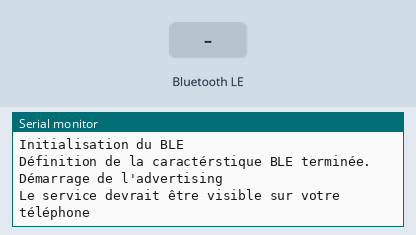
Recording of a program running on a simulated ESP32. Shown: the last lines printed to the serial monitor. Inputs (shaded band) come from the test bench. Nothing arrives over Bluetooth unless stated; a phone connects over Bluetooth LE 3 s after start.

Above: at 1.2 s.
1.3 s: Bluetooth LE write "1" received
At 2.3 s:
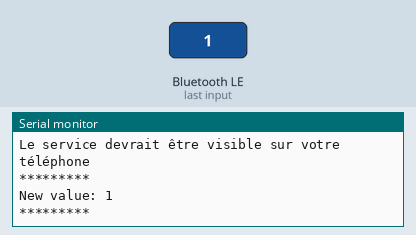
2.8 s: Bluetooth LE write "0" received
At 3.5 s:
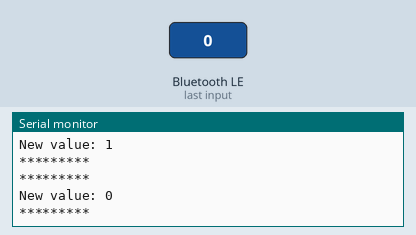
4.3 s: Bluetooth LE write "2" received
At 4.6 s:
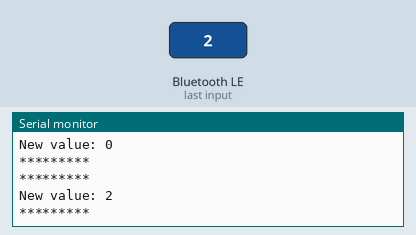

The program:

main.cpp
```cpp
#include <Arduino.h>

#include <BLEDevice.h>
#include <BLEUtils.h>
#include <BLEServer.h>

#define UUID_SERVICE "d7cdcf85-c8bc-4ee9-b3f5-20d713ed7316"
#define UUID_CHARACTERISTIC "61c6017c-8c49-4e58-8cac-8b04ba8f7a75"
BLECharacteristic * charact_ptr ;

class ValueWrittenCallback: public BLECharacteristicCallbacks {
    void onWrite(BLECharacteristic * charact_ptr) {
      std::string value = charact_ptr->getValue();

      if (value.length() > 0) {
        Serial.println("*********");
        Serial.print("New value: ");

        Serial.println(value.c_str());

        Serial.println();
        Serial.println("*********");
      }
    }
};


void setup() {
  Serial.begin(115200);
  Serial.println("Initialisation du BLE");

  // Initialisation du module BLE avec le nom qui sera diffusé
  BLEDevice::init("Mon_Service_BLE");

  // Création du serveur
  BLEServer * server_ptr = BLEDevice::createServer();

  // Création du service
  BLEService * service_ptr = server_ptr->createService(UUID_SERVICE);

  // Création de la caractéristique (~= donnée associée au service)
  charact_ptr = service_ptr->createCharacteristic(
    UUID_CHARACTERISTIC,
    BLECharacteristic::PROPERTY_READ | BLECharacteristic::PROPERTY_WRITE
  );

  charact_ptr->setCallbacks(new ValueWrittenCallback());

  // On stocke la valeur de la charactéristique
  charact_ptr->setValue((unsigned char *)"Hello BLE !\0", 30);
  service_ptr->start();

  // On diffuse les paquets d'advertising qui vont rendre visible notre service
  BLEAdvertising * advertising_ptr = BLEDevice::getAdvertising();
  advertising_ptr->addServiceUUID(UUID_SERVICE);
  advertising_ptr->setScanResponse(true);

  BLEDevice::startAdvertising();
  Serial.println("Définition de la caractérstique BLE terminée.");
  Serial.println("Démarrage de l'advertising");
  Serial.println("Le service devrait être visible sur votre téléphone");
}

void loop() {}
```

Measured:
- after the input at 1.3 s, the serial monitor: prints a new line at once (image 1)
- after the input at 2.8 s, the serial monitor: prints a new line at once (image 2)
- after the input at 4.3 s, the serial monitor: prints a new line at once (image 3)
